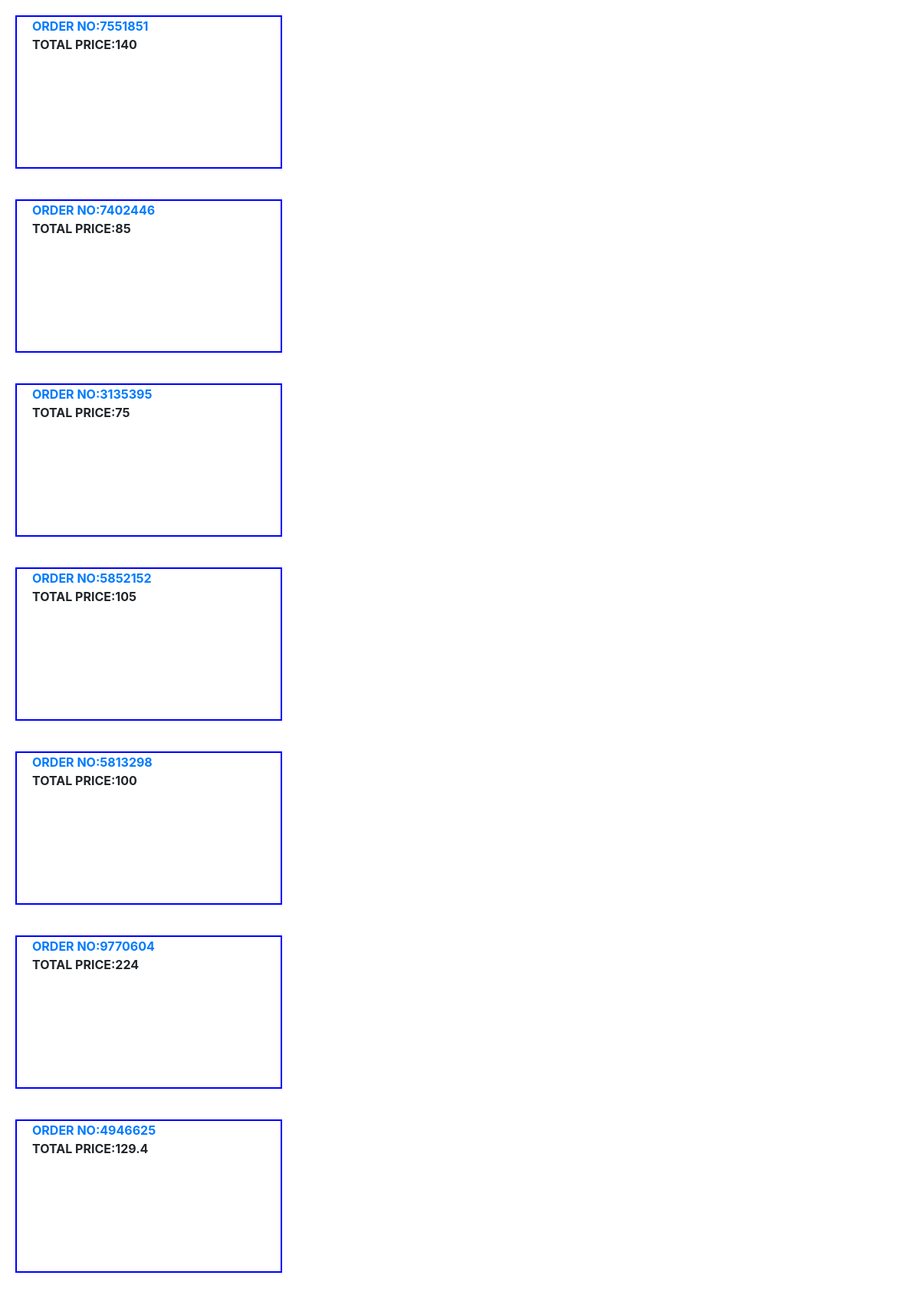
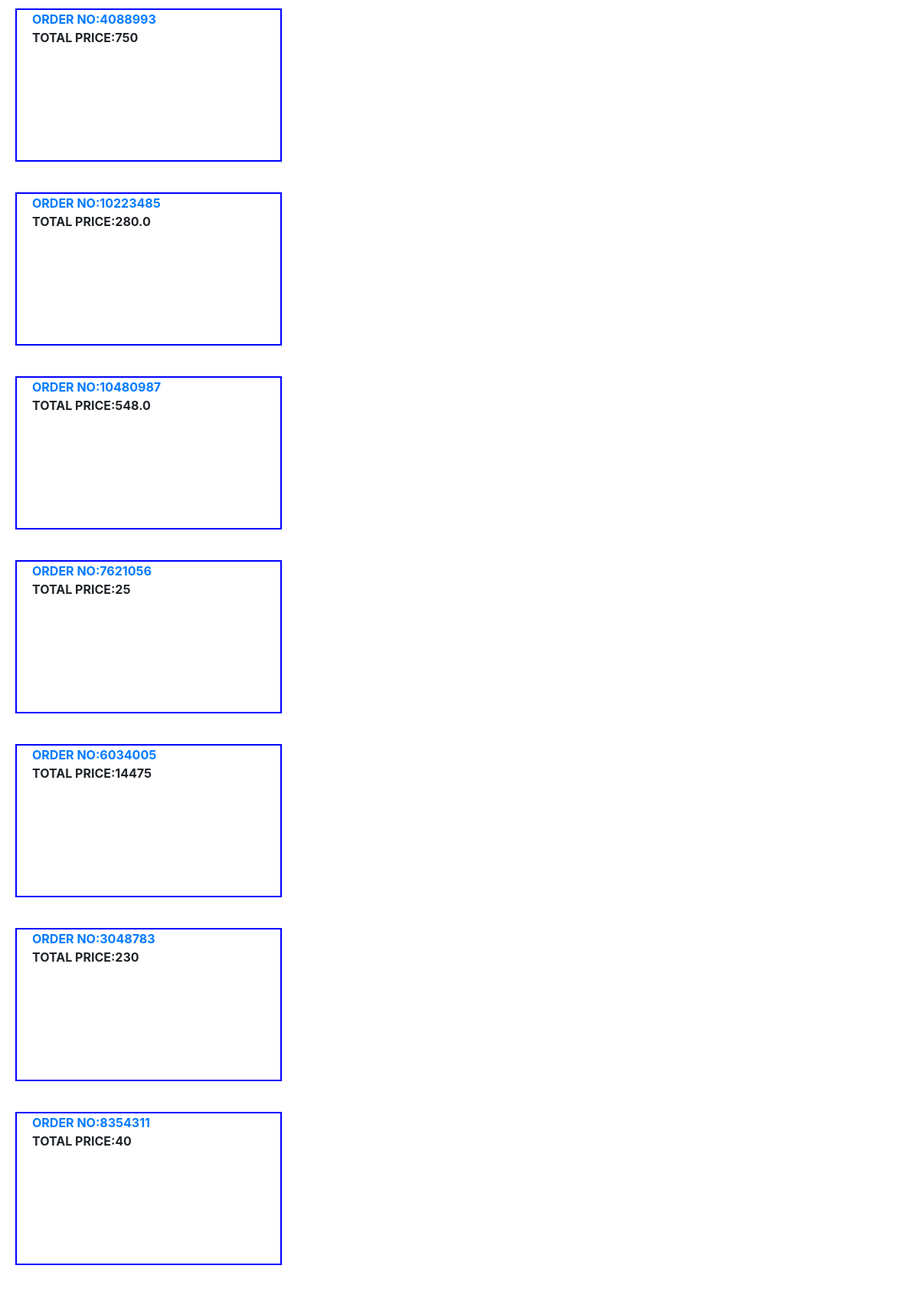
The page /my_orders.php (upper part) on the database its author committed (2 pictures, top to bottom).
### tables this page shows
CREATE TABLE `invoice_tbl` (
  `invoice_id` int(10) NOT NULL,
  `order_no` int(10) NOT NULL,
  `user_id` int(10) NOT NULL,
  `address_id` varchar(10) NOT NULL DEFAULT 'NO',
  `grand_total` varchar(10) NOT NULL,
  `order_status` varchar(10) NOT NULL DEFAULT '0',
  `deleted` varchar(10) NOT NULL DEFAULT '0',
  `created_date` timestamp NOT NULL DEFAULT CURRENT_TIMESTAMP
);

### my_orders.php (the view, shortened to what this page needs)
<!DOCTYPE html>
<html>
<head>
	<link rel="stylesheet" href="https://cdn.jsdelivr.net/npm/bootstrap@4.5.3/dist/css/bootstrap.min.css">
  <link rel="stylesheet" href="https://cdnjs.cloudflare.com/ajax/libs/font-awesome/4.7.0/css/font-awesome.min.css">
</head>
<body>
<?php
include('dbconnect.php');
$query ="select * from invoice_tbl where deleted='0' ";
$query_result = $link->query($query);
while($rows= mysqli_fetch_array($query_result))
{
	$order_no = $rows['order_no'];
	$grand_total=$rows['grand_total'];
	$invoice_id = $rows['invoice_id'];
		?>
	<div style="padding: 20px">	<div style="padding-left:20px;border: 2px solid blue;width: 30%;height:200px;">
	<a href="order_detail.php?invoice_id=<?php echo$invoice_id; ?>"><b>ORDER NO:<?php echo $order_no;?></b></a><br>
	<b>TOTAL PRICE:<?php echo $grand_total;?></b><br>
	</div></div>
	<?php
}
?>
</body>
</html>

### rows shown on the page
invoice_tbl: order_no "7551851", grand_total "140"
invoice_tbl: order_no "7402446", grand_total "85"
invoice_tbl: order_no "3135395", grand_total "75"
invoice_tbl: order_no "5852152", grand_total "105"
invoice_tbl: order_no "5813298", grand_total "100"
invoice_tbl: order_no "9770604", grand_total "224"
invoice_tbl: order_no "4946625", grand_total "129.4"
invoice_tbl: order_no "4088993", grand_total "750"
invoice_tbl: order_no "10223485", grand_total "280.0"
invoice_tbl: order_no "10480987", grand_total "548.0"
invoice_tbl: order_no "7621056", grand_total "25"
invoice_tbl: order_no "6034005", grand_total "14475"
invoice_tbl: order_no "3048783", grand_total "230"
invoice_tbl: order_no "8354311", grand_total "40"
